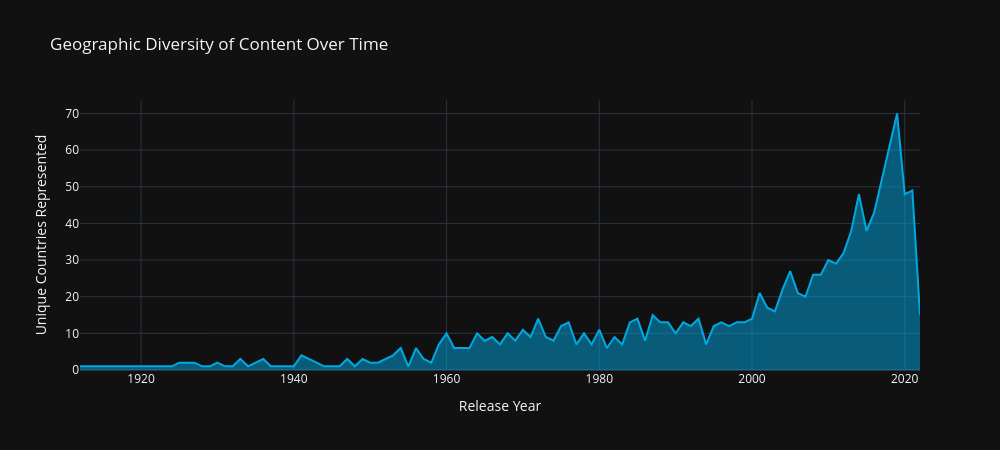

Notebook source saved alongside this figure:
### Code cell
# Country diversity over time
country_diversity = country_exploded.groupby('release_year')['countries_list'].nunique().reset_index()
country_diversity.columns = ['year', 'unique_countries']

fig = px.area(
    country_diversity, x='year', y='unique_countries',
    title='Geographic Diversity of Content Over Time',
    labels={'unique_countries': 'Unique Countries Represented', 'year': 'Release Year'},
    template='plotly_dark',
    color_discrete_sequence=['#00A8E1']
)
fig.update_layout(width=1000, height=450)
fig.show()

### Figure 1 — Plotly figure (JSON) as saved in the notebook; plotly's stock layout.template omitted (floating-point values rounded to 4 significant figures)
{"data": [{"fillpattern": {"shape": ""}, "hovertemplate": "Release Year=%{x}<br>Unique Countries Represented=%{y}<extra></extra>", "legendgroup": "", "line": {"color": "#00A8E1"}, "marker": {"symbol": "circle"}, "mode": "lines", "name": "", "orientation": "v", "showlegend": false, "stackgroup": "1", "type": "scatter", "x": [1912, 1914, 1915, 1916, 1917, 1918, 1919, 1920, 1921, 1922, 1923, 1924, 1925, 1926, 1927, 1928, 1929, 1930, 1931, 1932, 1933, 1934, 1935, 1936, 1937, 1938, 1939, 1940, 1941, 1942, 1943, 1944, 1945, 1946, 1947, 1948, 1949, 1950, 1951, 1952, 1953, 1954, 1955, 1956, 1957, 1958, 1959, 1960, 1961, 1962, 1963, 1964, 1965, 1966, 1967, 1968, 1969, 1970, 1971, 1972, 1973, 1974, 1975, 1976, 1977, 1978, 1979, 1980, 1981, 1982, 1983, 1984, 1985, 1986, 1987, 1988, 1989, 1990, 1991, 1992, 1993, 1994, 1995, 1996, 1997, 1998, 1999, 2000, 2001, 2002, 2003, 2004, 2005, 2006, 2007, 2008, 2009, 2010, 2011, 2012, 2013, 2014, 2015, 2016, 2017, 2018, 2019, 2020, 2021, 2022], "xaxis": "x", "y": [1, 1, 1, 1, 1, 1, 1, 1, 1, 1, 1, 1, 2, 2, 2, 1, 1, 2, 1, 1, 3, 1, 2, 3, 1, 1, 1, 1, 4, 3, 2, 1, 1, 1, 3, 1, 3, 2, 2, 3, 4, 6, 1, 6, 3, 2, 7, 10, 6, 6, 6, 10, 8, 9, 7, 10, 8, 11, 9, 14, 9, 8, 12, 13, 7, 10, 7, 11, 6, 9, 7, 13, 14, 8, 15, 13, 13, 10, 13, 12, 14, 7, 12, 13, 12, 13, 13, 14, 21, 17, 16, 22, 27, 21, 20, 26, 26, 30, 29, 32, 38, 48, 38, 43, 52, 61, 70, 48, 49, 15], "yaxis": "y"}], "layout": {"height": 450, "legend": {"tracegroupgap": 0}, "title": {"text": "Geographic Diversity of Content Over Time"}, "width": 1000, "xaxis": {"anchor": "y", "domain": [0.0, 1.0], "title": {"text": "Release Year"}}, "yaxis": {"anchor": "x", "domain": [0.0, 1.0], "title": {"text": "Unique Countries Represented"}}}}
